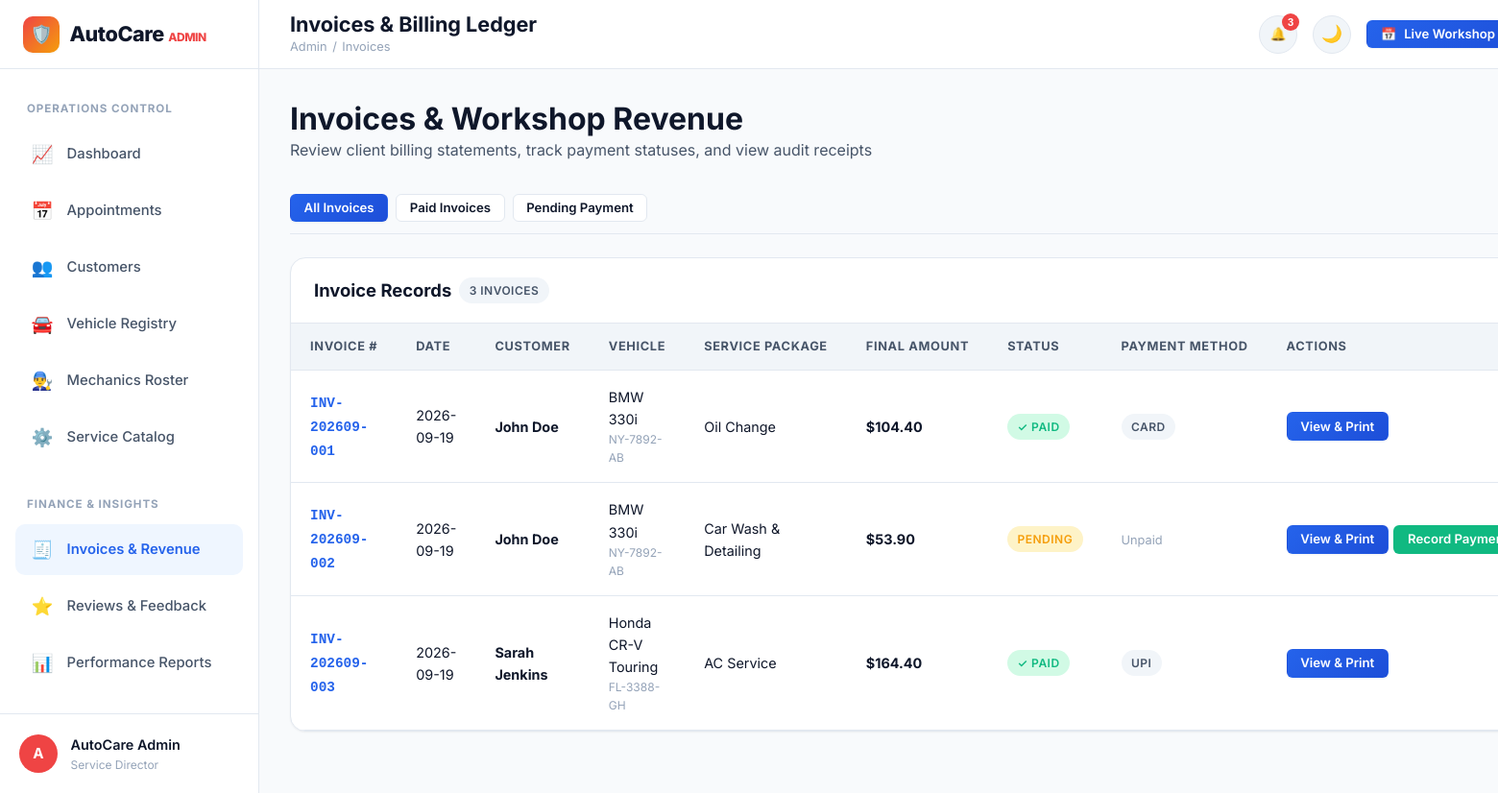
The app's page /admin/invoices (signed in) with its own data.
### tables this page shows
CREATE TABLE users (
    id INTEGER PRIMARY KEY AUTOINCREMENT,
    full_name TEXT NOT NULL,
    email TEXT UNIQUE NOT NULL COLLATE NOCASE,
    phone TEXT NOT NULL,
    password_hash TEXT NOT NULL,
    role TEXT NOT NULL DEFAULT 'customer', -- 'customer' or 'admin'
    status TEXT NOT NULL DEFAULT 'active', -- 'active' or 'inactive'
    created_at TIMESTAMP DEFAULT CURRENT_TIMESTAMP
);

CREATE TABLE invoices (
    id INTEGER PRIMARY KEY AUTOINCREMENT,
    invoice_number TEXT UNIQUE NOT NULL,
    appointment_id INTEGER UNIQUE NOT NULL REFERENCES appointments(id) ON DELETE CASCADE,
    user_id INTEGER NOT NULL REFERENCES users(id) ON DELETE CASCADE,
    vehicle_id INTEGER NOT NULL REFERENCES vehicles(id) ON DELETE CASCADE,
    subtotal REAL NOT NULL DEFAULT 0.0,
    tax_rate REAL NOT NULL DEFAULT 10.0,
    tax_amount REAL NOT NULL DEFAULT 0.0,
    discount_amount REAL NOT NULL DEFAULT 0.0,
    final_amount REAL NOT NULL DEFAULT 0.0,
    payment_status TEXT NOT NULL DEFAULT 'Pending', -- 'Pending', 'Paid', 'Failed'
    payment_method TEXT, -- 'Cash', 'Card', 'UPI'
    paid_at TIMESTAMP,
    created_at TIMESTAMP DEFAULT CURRENT_TIMESTAMP
);

CREATE TABLE vehicles (
    id INTEGER PRIMARY KEY AUTOINCREMENT,
    user_id INTEGER NOT NULL REFERENCES users(id) ON DELETE CASCADE,
    vehicle_number TEXT UNIQUE NOT NULL COLLATE NOCASE,
    brand TEXT NOT NULL,
    model TEXT NOT NULL,
    year INTEGER NOT NULL,
    fuel_type TEXT NOT NULL,
    vehicle_type TEXT NOT NULL,
    color TEXT NOT NULL,
    current_mileage INTEGER NOT NULL DEFAULT 0,
    created_at TIMESTAMP DEFAULT CURRENT_TIMESTAMP
);

CREATE TABLE services (
    id INTEGER PRIMARY KEY AUTOINCREMENT,
    service_name TEXT NOT NULL,
    category TEXT NOT NULL,
    description TEXT NOT NULL,
    estimated_price REAL NOT NULL,
    estimated_duration TEXT NOT NULL,
    icon TEXT DEFAULT 'wrench',
    status TEXT NOT NULL DEFAULT 'active', -- 'active' or 'inactive'
    created_at TIMESTAMP DEFAULT CURRENT_TIMESTAMP
);

### app.py (the view)
@app.route('/admin/invoices')
@admin_required
def admin_invoices():
    status_filter = request.args.get('status', 'all')
    query = """
        SELECT i.*, u.full_name as customer_name, v.brand, v.model, v.vehicle_number, s.service_name, a.appointment_code
        FROM invoices i
        JOIN users u ON i.user_id = u.id
        JOIN vehicles v ON i.vehicle_id = v.id
        JOIN appointments a ON i.appointment_id = a.id
        JOIN services s ON a.service_id = s.id
        WHERE 1=1
    """
    args = []
    if status_filter != 'all':
        query += " AND i.payment_status = ?"
        args.append(status_filter)
    query += " ORDER BY i.created_at DESC"
    invoices = db.query_db(query, tuple(args))
    return render_template('admin/invoices.html', invoices=invoices, current_status=status_filter)

### templates/admin/invoices.html (shortened to what this page needs)
{% extends "admin/base_admin.html" %}
{% block page_title %}Invoices & Billing Ledger{% endblock %}
{% block breadcrumb %}Invoices{% endblock %}
{% block admin_content %}
<div style="display: flex; justify-content: space-between; align-items: center; margin-bottom: 2rem; flex-wrap: wrap; gap: 1rem;">
  <div>
    <h2>Invoices & Workshop Revenue</h2>
    <p style="color: var(--text-secondary);">Review client billing statements, track payment statuses, and view audit receipts</p>
  </div>
</div>
<div style="display: flex; gap: 0.5rem; margin-bottom: 1.5rem; border-bottom: 1px solid var(--border-color); padding-bottom: 0.75rem; overflow-x: auto;">
  <a href="{{ url_for('admin_invoices', status='all') }}" class="btn btn-sm {% if current_status == 'all' %}btn-primary{% else %}btn-secondary{% endif %}">
    All Invoices
  </a>
  <a href="{{ url_for('admin_invoices', status='Paid') }}" class="btn btn-sm {% if current_status == 'Paid' %}btn-primary{% else %}btn-secondary{% endif %}">
    Paid Invoices
  </a>
  <a href="{{ url_for('admin_invoices', status='Pending') }}" class="btn btn-sm {% if current_status == 'Pending' %}btn-primary{% else %}btn-secondary{% endif %}">
    Pending Payment
  </a>
</div>
<div class="table-card">
  <div class="table-header-bar">
    <div style="display: flex; align-items: center; gap: 0.5rem;">
      <h3 class="table-header-title">Invoice Records</h3>
      <span class="badge badge-neutral">{{ invoices|length }} invoices</span>
    </div>
  </div>
  <div class="table-responsive">
    <table class="data-table">
      <thead>
        <tr>
          <th>Invoice #</th>
          <th>Date</th>
          <th>Customer</th>
          <th>Vehicle</th>
          <th>Service Package</th>
          <th>Final Amount</th>
          <th>Status</th>
          <th>Payment Method</th>
          <th>Actions</th>
        </tr>
      </thead>
      <tbody>
        {% if invoices %}
          {% for inv in invoices %}
            <tr>
              <td>
                <a href="{{ url_for('invoice_detail', invoice_id=inv.id) }}" style="font-family: monospace; font-weight: 700; color: var(--primary);">
                  {{ inv.invoice_number }}
                </a>
              </td>
              <td>{{ inv.created_at[:10] }}</td>
              <td>
                <strong>{{ inv.customer_name }}</strong>
              </td>
              <td>
                {{ inv.brand }} {{ inv.model }}
                <div style="font-size: 0.75rem; color: var(--text-muted);">{{ inv.vehicle_number }}</div>
              </td>
              <td>{{ inv.service_name }}</td>
              <td><strong>${{ "%.2f"|format(inv.final_amount) }}</strong></td>
              <td>
                {% if inv.payment_status == 'Paid' %}
                  <span class="badge badge-success">✓ Paid</span>
                {% else %}
                  <span class="badge badge-warning">Pending</span>
                {% endif %}
              </td>
              <td>
                {% if inv.payment_method %}
                  <span class="badge badge-neutral">{{ inv.payment_method }}</span>
                {% else %}
                  <span style="color: var(--text-muted); font-size: 0.8rem;">Unpaid</span>
                {% endif %}
              </td>
              <td>
                <div style="display: flex; gap: 0.35rem;">
                  <a href="{{ url_for('invoice_detail', invoice_id=inv.id) }}" class="btn btn-primary btn-sm">
                    View & Print
                  </a>
                  {% if inv.payment_status != 'Paid' %}
                    <button type="button" class="btn btn-success btn-sm" onclick="openPaymentModal({{ inv.id }}, {{ inv.final_amount }}, '{{ inv.invoice_number }}')">
                      Record Payment
                    </button>
                  {% endif %}
                </div>
              </td>
            </tr>
          {% endfor %}
        {% else %}
          <tr>
            <td colspan="9" style="text-align: center; padding: 3rem; color: var(--text-muted);">
              No invoices found.
            </td>
          </tr>
        {% endif %}
      </tbody>
    </table>
  </div>
</div>
{% endblock %}

### templates/admin/base_admin.html (shortened to what this page needs)
{% extends "base.html" %}
{% block page_body %}
<div class="dashboard-layout">
  <aside class="sidebar">
    <div class="sidebar-header">
      <a href="{{ url_for('admin_dashboard') }}" class="brand-logo">
        <div class="brand-icon" style="background: linear-gradient(135deg, #ef4444 0%, #f59e0b 100%);">🛡️</div>
        <span>AutoCare <span style="font-size: 0.75rem; color: var(--danger); font-weight: 800;">ADMIN</span></span>
      </a>
    </div>
    <nav class="sidebar-nav">
      <span class="sidebar-section-label">Operations Control</span>
      <a href="{{ url_for('admin_dashboard') }}" class="sidebar-link {% if request.endpoint == 'admin_dashboard' %}active{% endif %}">
        <span class="sidebar-link-icon">📈</span>
        <span>Dashboard</span>
      </a>
      <a href="{{ url_for('admin_appointments') }}" class="sidebar-link {% if request.endpoint == 'admin_appointments' %}active{% endif %}">
        <span class="sidebar-link-icon">📅</span>
        <span>Appointments</span>
      </a>
      <a href="{{ url_for('admin_customers') }}" class="sidebar-link {% if request.endpoint in ('admin_customers', 'admin_customer_detail') %}active{% endif %}">
        <span class="sidebar-link-icon">👥</span>
        <span>Customers</span>
      </a>
      <a href="{{ url_for('admin_vehicles') }}" class="sidebar-link {% if request.endpoint == 'admin_vehicles' %}active{% endif %}">
        <span class="sidebar-link-icon">🚘</span>
        <span>Vehicle Registry</span>
      </a>
      <a href="{{ url_for('admin_mechanics') }}" class="sidebar-link {% if request.endpoint == 'admin_mechanics' %}active{% endif %}">
        <span class="sidebar-link-icon">👨‍🔧</span>
        <span>Mechanics Roster</span>
      </a>
      <a href="{{ url_for('admin_services') }}" class="sidebar-link {% if request.endpoint == 'admin_services' %}active{% endif %}">
        <span class="sidebar-link-icon">⚙️</span>
        <span>Service Catalog</span>
      </a>
      <span class="sidebar-section-label" style="margin-top: 1rem;">Finance & Insights</span>
      <a href="{{ url_for('admin_invoices') }}" class="sidebar-link {% if request.endpoint == 'admin_invoices' %}active{% endif %}">
        <span class="sidebar-link-icon">🧾</span>
        <span>Invoices & Revenue</span>
      </a>
      <a href="{{ url_for('admin_feedback') }}" class="sidebar-link {% if request.endpoint == 'admin_feedback' %}active{% endif %}">
        <span class="sidebar-link-icon">⭐</span>
        <span>Reviews & Feedback</span>
      </a>
      <a href="{{ url_for('admin_reports') }}" class="sidebar-link {% if request.endpoint == 'admin_reports' %}active{% endif %}">
        <span class="sidebar-link-icon">📊</span>
        <span>Performance Reports</span>
      </a>
      <span class="sidebar-section-label" style="margin-top: 1rem;">System</span>
    </nav>
    <div class="sidebar-footer">
      <div class="sidebar-user-avatar" style="background: #ef4444;">A</div>
      <div class="sidebar-user-info">
        <div class="sidebar-user-name">{{ current_user.full_name }}</div>
        <div class="sidebar-user-role">Service Director</div>
      </div>
    </div>
  </aside>
  <div class="main-wrapper">
    <header class="topbar">
      <div class="topbar-left">
        <div class="page-title-box">
          <h1>{% block page_title %}Admin Control Panel{% endblock %}</h1>
          <div class="breadcrumbs">
            <a href="{{ url_for('admin_dashboard') }}">Admin</a>
            <span>/</span>
            <span>{% block breadcrumb %}Dashboard{% endblock %}</span>
          </div>
        </div>
      </div>
      <div class="topbar-right">
        <div class="notif-dropdown-wrapper">
          <button type="button" class="notif-btn" onclick="toggleNotificationDropdown()" title="Notifications">
            🔔
            {% if unread_notifs_count > 0 %}
              <span class="notif-count-badge">{{ unread_notifs_count }}</span>
            {% endif %}
          </button>
        </div>
        <button type="button" class="theme-toggle-btn" onclick="toggleTheme()" title="Toggle Dark/Light Mode">🌙</button>
        <a href="{{ url_for('admin_appointments') }}" class="btn btn-primary btn-sm">
          <span>📅</span> Live Workshop Bays
        </a>
      </div>
    </header>
    <main class="dashboard-content">
      {% block admin_content %}{% endblock %}
    </main>
  </div>
</div>
{% endblock %}

### records on screen
users: full_name "AutoCare Admin"
invoices: invoice_number "INV-202609-001", created_at "2026-09-19", customer_name "John Doe", brand "BMW", model "330i", vehicle_number "NY-7892-AB", service_name "Oil Change", final_amount "104.40", payment_status "✓ PAID", payment_method "CARD"
invoices: invoice_number "INV-202609-002", created_at "2026-09-19", customer_name "John Doe", brand "BMW", model "330i", vehicle_number "NY-7892-AB", service_name "Car Wash & Detailing", final_amount "53.90", payment_status "PENDING", shows "Unpaid"
invoices: invoice_number "INV-202609-003", created_at "2026-09-19", customer_name "Sarah Jenkins", brand "Honda", model "CR-V Touring", vehicle_number "FL-3388-GH", service_name "AC Service", final_amount "164.40", payment_status "✓ PAID", payment_method "UPI"

### other values on screen
{{ unread_notifs_count }} "3"
{{ invoices|length }} "3"
